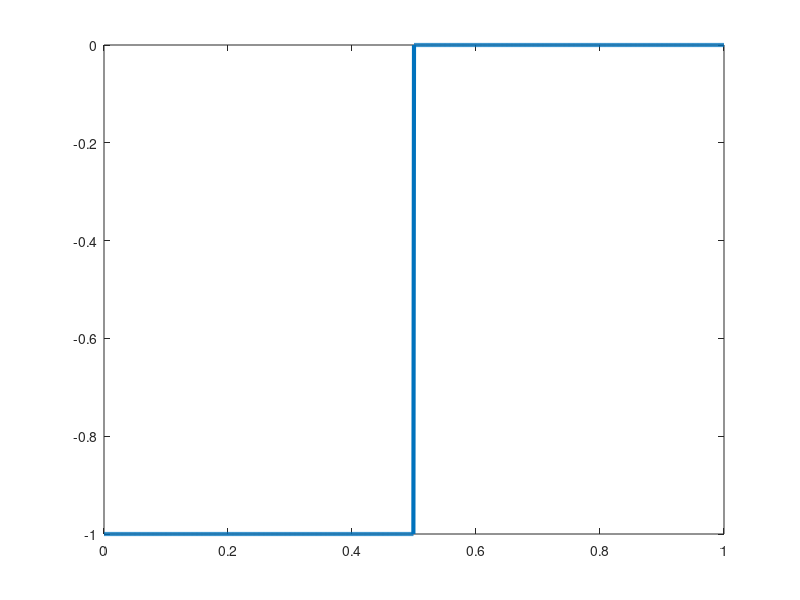

The MATLAB source for this figure:
clear all;
close all;
clc;

bits = input('prompt');
bitrate = 1;
n = 1000;
T = length(bits)/bitrate;
N = n*length(bits);
dt = T/N;
t = 0:dt:T;
x = zeros(1,length(t));
for i=1:length(bits)
  if bits(i)==1
    x((i-1)*n+1:(i-1)*n+n/2) = 1;
  else x((i-1)*n+1:(i-1)*n+n/2) = -1;
  endif
endfor
plot(t, x, 'Linewidth', 3);
counter = 0;
for i = 1:length(t)
  if t(i)>counter
    counter = counter + 1;
    if x(i)>0
      result(counter) = x(i);
    else result(counter) = 0;
    endif
  endif
endfor
disp('RZ Decoding:');
disp(result);